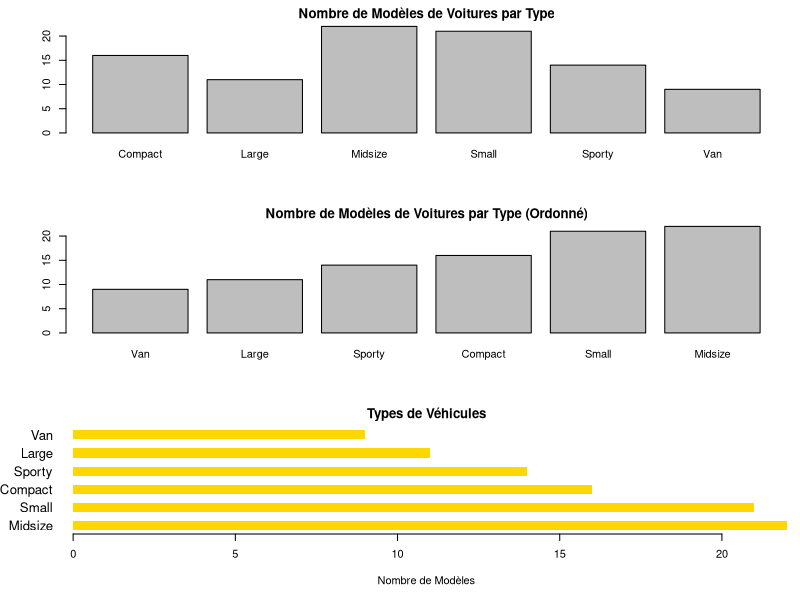
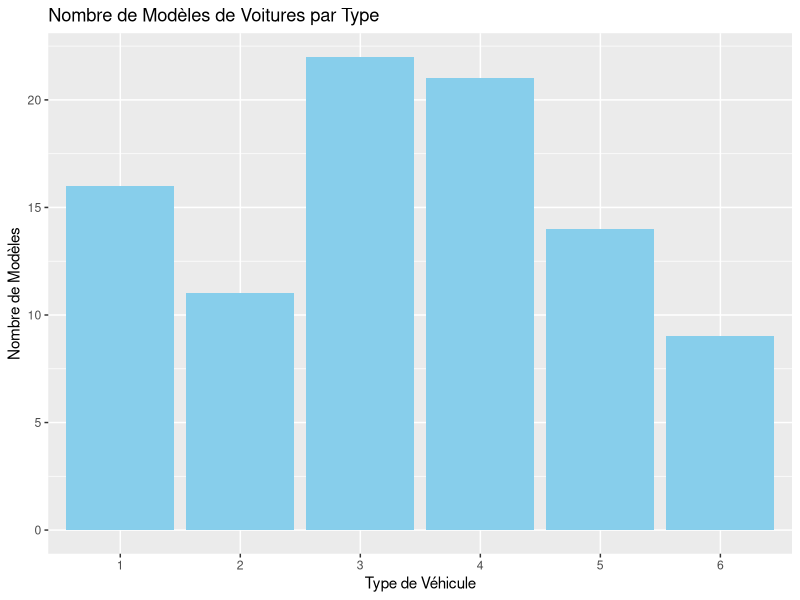
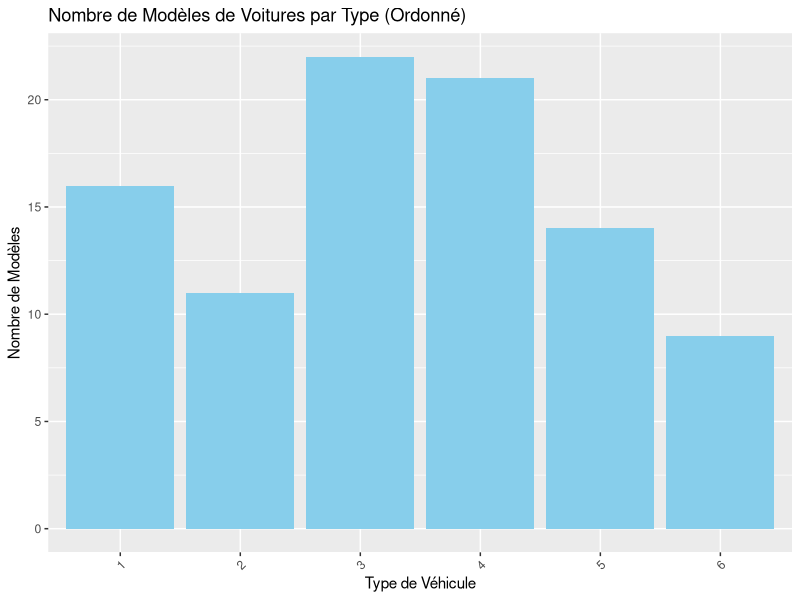
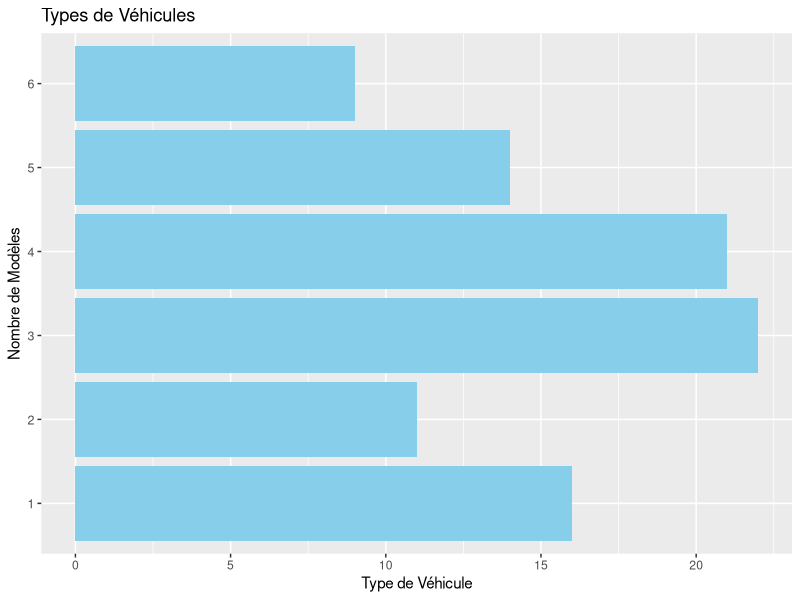

These charts were generated, in order, by the following R code:
# Charger la bibliothèque MASS et les données Cars93
library(MASS)
data("Cars93")

# Calculer le décompte des types de véhicules
comptage_types_vehicules <- table(Cars93$Type)

# Créer des graphiques à barres des types de véhicules
par(mfrow=c(3, 1), mar=c(5, 5, 2, 1))

# Graphique 1 : Nombre de modèles de voitures par type
barplot(comptage_types_vehicules, main="Nombre de Modèles de Voitures par Type")

# Graphique 2 : Nombre de modèles de voitures par type (ordonné)
barplot(sort(comptage_types_vehicules), main="Nombre de Modèles de Voitures par Type (Ordonné)")

# Graphique 3 : Nombre de modèles de voitures par type (horizontal, ordonné)
barplot(rev(sort(comptage_types_vehicules)), main="Types de Véhicules",
        las=1, horiz=T, cex.names=1.2, col="gold", border=NA, space=1,
        xlab="Nombre de Modèles")

library(ggplot2)

# Converter a tabela em um data frame para usar com ggplot
df_comptage_types_vehicules <- as.data.frame(comptage_types_vehicules)
df_comptage_types_vehicules$Type <- rownames(df_comptage_types_vehicules)

# Gráfico 1: ggplot para número de modelos de carros por tipo
ggplot(df_comptage_types_vehicules, aes(x = Type, y = Freq)) +
  geom_bar(stat = "identity", fill = "skyblue") +
  labs(title = "Nombre de Modèles de Voitures par Type", x = "Type de Véhicule", y = "Nombre de Modèles")

# Gráfico 2: ggplot para número de modelos de carros por tipo (ordenado)
df_comptage_types_vehicules <- df_comptage_types_vehicules[order(df_comptage_types_vehicules$Freq),]
ggplot(df_comptage_types_vehicules, aes(x = Type, y = Freq)) +
  geom_bar(stat = "identity", fill = "skyblue") +
  labs(title = "Nombre de Modèles de Voitures par Type (Ordonné)", x = "Type de Véhicule", y = "Nombre de Modèles") +
  theme(axis.text.x = element_text(angle = 45, hjust = 1))

# Gráfico 3: ggplot para número de modelos de carros por tipo (horizontal, ordenado)
ggplot(df_comptage_types_vehicules, aes(x = Type, y = Freq)) +
  geom_bar(stat = "identity", fill = "skyblue") +
  labs(title = "Types de Véhicules", x = "Nombre de Modèles", y = "Type de Véhicule") +
  coord_flip() +
  theme(axis.text.y = element_text(size = 9))

